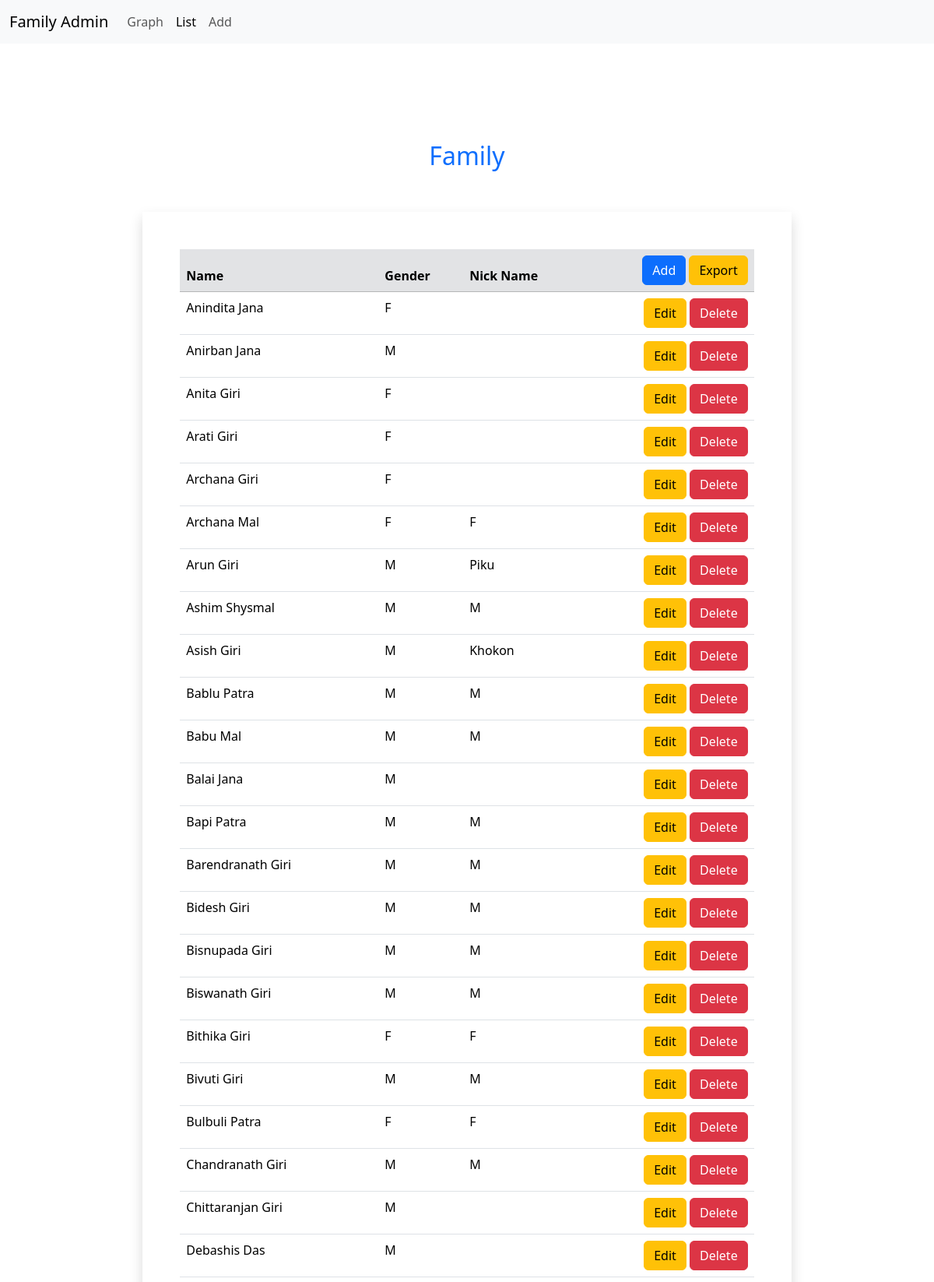
/?action=list (upper part), run on the app's committed database.
### tables this page shows
CREATE TABLE `family` (
  `id` int NOT NULL,
  `name` varchar(250) DEFAULT NULL,
  `nickName` varchar(50) DEFAULT NULL,
  `gender` varchar(10) DEFAULT NULL,
  `DOB` date DEFAULT NULL,
  `DOD` date DEFAULT NULL,
  `parent_id` int NOT NULL DEFAULT '0',
  `spouse_id` int NOT NULL DEFAULT '0',
  `sequence` smallint NOT NULL DEFAULT '1',
  `isRoot` bit(1) NOT NULL DEFAULT b'0',
  `created_on` timestamp NOT NULL DEFAULT CURRENT_TIMESTAMP,
  `modified_on` timestamp NULL DEFAULT NULL
);

### model/familyService.php (called while the page is built, shortened)
<?php
    class familyService{
        public function getFamily( $familyId = 0 ){
            global $conn;
            $sql = "
                SELECT id,
                    name,
                    nickName,
                    gender,
                    DOB,
                    DOD,
                    parent_id,
                    spouse_id,
                    sequence,
                    isRoot
                FROM family
            ";
            $sql .= " ORDER BY name ASC ";
            $result = mysqli_query( $conn, $sql );
            $returnArray = array(
                "status" => false,
                "data" => []
            );
            if( mysqli_num_rows( $result ) > 0 ){
                $returnArray[ "status" ] = true;
                while( $queryResult = mysqli_fetch_assoc( $result ) ) {
                    array_push(
                        $returnArray[ "data" ],
                        array(
                            "familyId" => $queryResult[ "id" ],
                            "name" => $queryResult[ "name" ],
                            "nickName" => $queryResult[ "nickName" ],
                            "gender" => $queryResult[ "gender" ],
                            "dob" => $queryResult[ "DOB" ],
                            "dod" => $queryResult[ "DOD" ],
                            "parentId" => $queryResult[ "parent_id" ],
                            "spouseId" => $queryResult[ "spouse_id" ],
                            "sequence" => $queryResult[ "sequence" ],
                            "isRoot" => $queryResult[ "isRoot" ]
                        )
                    );
                }
            }
            return $returnArray;
        }
    }
?>

### pages/familyList.php (the view, shortened to what this page needs)
<section class="mt-5 pt-2">
    <div class="container-fluid">
        <div class="row background-color-bone">
            <div class="col-1"></div>
            <div class="col-10 my-5">
                <div class="fs-2 text-center mb-5 mt-3 text-primary"><?=$pageTitle;?></div>
                <div class="row">
                    <div class="col-0 col-sm-1 col-md-1 col-lg-1"></div>
                    <div class="col-12 col-sm-10 col-md-10 col-lg-10 bg-white shadow py-5 px-5">
                        <div class="row">
                            <div class="col-12">
                                <table class="table cell-border hover order-column stripe w-100 data_table" id="data_table">
                                    <thead class="table-secondary">
                                        <tr>
                                            <th scope="col">Name</th>
                                            <th scope="col">Gender</th>
                                            <th scope="col">Nick Name</th>
                                            <th scope="col" class="text-end">
                                                <a href="?action=addEdit" class="btn btn-primary" title="Add">
                                                    Add
                                                </a>
                                                <a href="export/exportData.php" class="btn btn-warning" title="Export JSON">Export</a>
                                            </th>
                                        </tr>
                                    </thead>
                                    <tbody>
                                        <?php
                                            if( $familyData[ "status" ] ){
                                                foreach ( $familyData[ "data" ] as $family ){
                                                    ?>
                                                        <tr>
                                                            <td><?=$family[ "name" ];?></td>
                                                            <td><?=$family[ "gender" ];?></td>
                                                            <td><?=$family[ "nickName" ];?></td>
                                                            <td class="text-end">
                                                                <a href="?action=addEdit&id=<?=$family[ "familyId" ];?>" class="btn btn-warning" title="Edit">Edit</a>
                                                                <button type="button"
                                                                    class="btn btn-danger"
                                                                    title="Delete"
                                                                    data-bs-toggle="modal"
                                                                    data-bs-target="#deleteConfirmation"
                                                                    data-bs-id="<?=$family[ "familyId" ];?>"
                                                                    data-bs-name="<?=$family[ "name" ];?>"
                                                                    data-bs-type="familyDelete">
                                                                    Delete
                                                                </button>
                                                            </td>
                                                        </tr>
                                                    <?php
                                                }
                                            }
                                        ?>
                                    </tbody>
                                </table>
                            </div>
                        </div>
                    </div>
                    <div class="col-0 col-sm-1 col-md-1 col-lg-1"></div>
                </div>
            </div>
            <div class="col-1"></div>
        </div>
    </div>
</section>

### data on the page
family: name "Anindita Jana", gender "F"
family: name "Anirban Jana", gender "M"
family: name "Anita Giri", gender "F"
family: name "Arati Giri", gender "F"
family: name "Archana Giri", gender "F"
family: name "Archana Mal", gender "F", nickName "F"
family: name "Arun Giri", gender "M", nickName "Piku"
family: name "Ashim Shysmal", gender "M", nickName "M"
family: name "Asish Giri", gender "M", nickName "Khokon"
family: name "Bablu Patra", gender "M", nickName "M"
family: name "Babu Mal", gender "M", nickName "M"
family: name "Balai Jana", gender "M"
family: name "Bapi Patra", gender "M", nickName "M"
family: name "Barendranath Giri", gender "M", nickName "M"
family: name "Bidesh Giri", gender "M", nickName "M"
family: name "Bisnupada Giri", gender "M", nickName "M"
family: name "Biswanath Giri", gender "M", nickName "M"
family: name "Bithika Giri", gender "F", nickName "F"
family: name "Bivuti Giri", gender "M", nickName "M"
family: name "Bulbuli Patra", gender "F", nickName "F"
family: name "Chandranath Giri", gender "M", nickName "M"
family: name "Chittaranjan Giri", gender "M"
family: name "Debashis Das", gender "M"

### other printed values
$pageTitle "Family"
